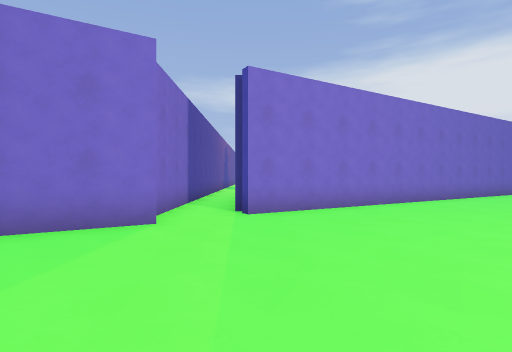
View 1 (above)

16 first-person views from a walk through a level from a Godot 3-D game. The camera is 1.4 m above the floor, looks level and sees 80° across. The floor is counted in squares, 1.8 m on a side. Each view is taken from the middle of a square. On the plan, view 1 faces up. The plan holds only what a view shows up to about 11 squares ahead; the rest is blank. The place goes on beyond the plan. Characters and animated objects are left out. Surface patterns are stand-ins for the level's own textures.

View 2
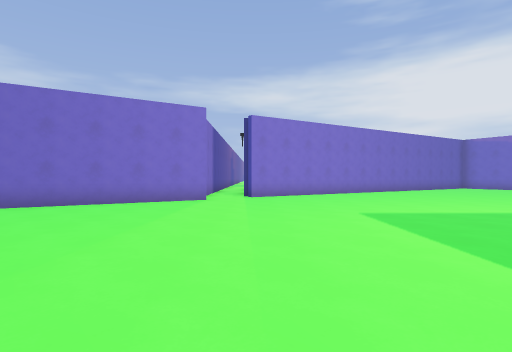

View 3
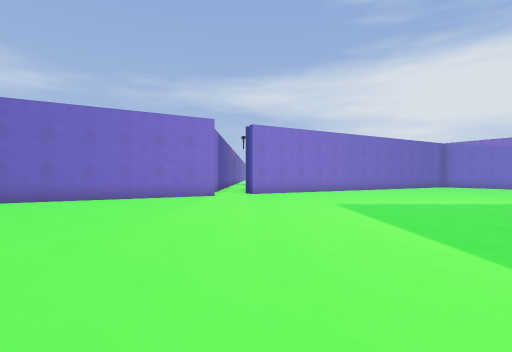

View 4
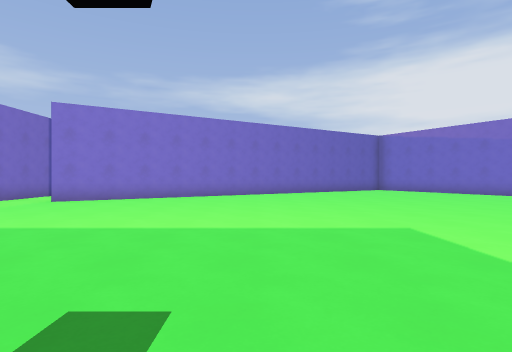

View 5
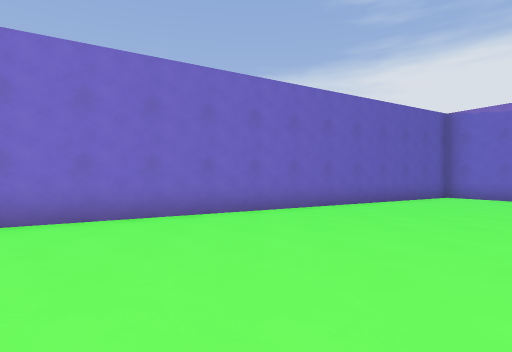

View 6
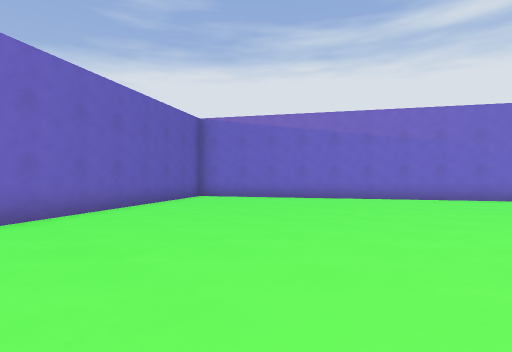

View 7
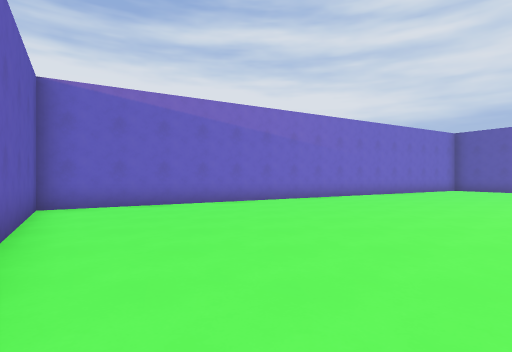

View 8
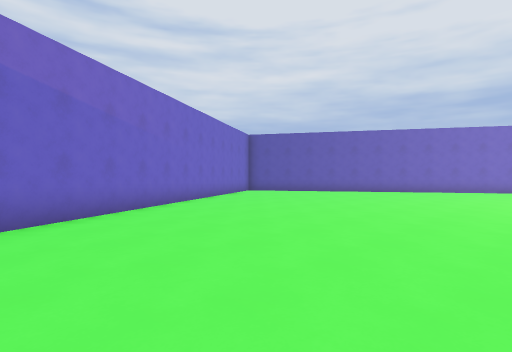

View 9
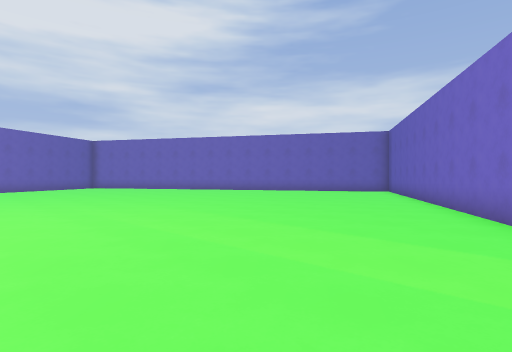

View 10
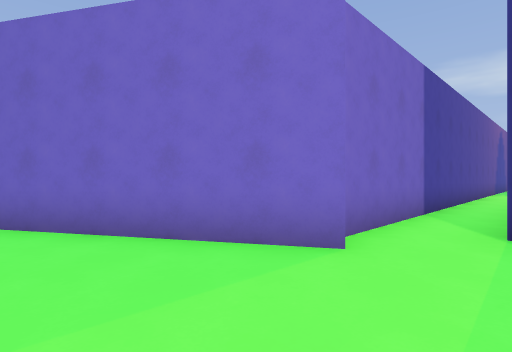

View 11
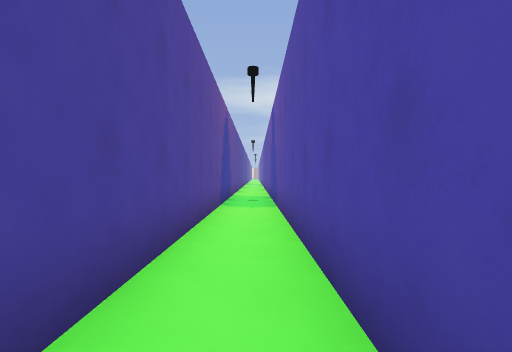

View 12
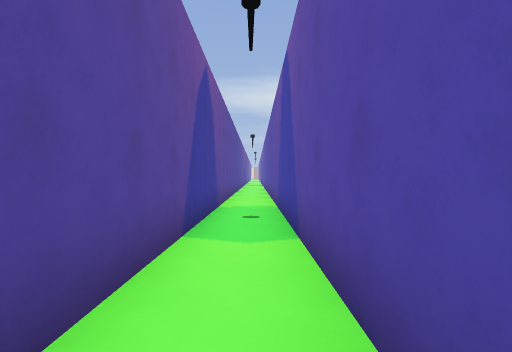

View 13
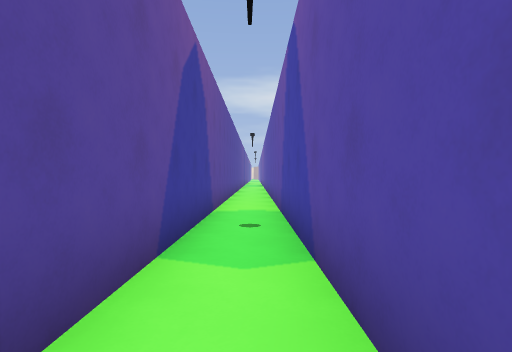

View 14
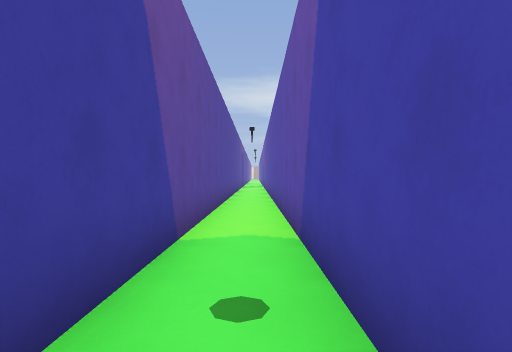

View 15
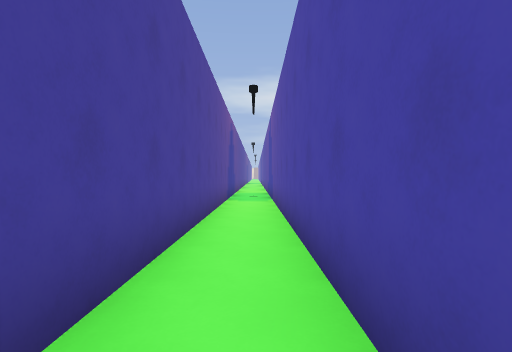

View 16
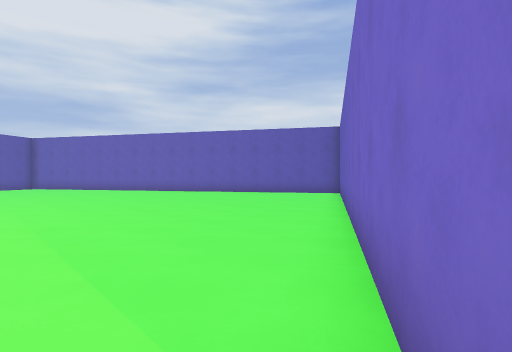

### Floor plan
Points are (right, up) in squares from view 1. A wall is a line through its corners. A room is listed if a view was taken in it or the views show most of it. See-through windows are left out.
Room 1 (views 1, 2, 3, 4, 5, 6, 7, 8, 9, 10, 11, 12, 13, 14, 15, 16)
walls: (-1.6, 5) (-8.6, 0.8); (-0.5, 8.6) (-0.5, 24.4); (17.5, 6) (12.8, 13.9) (-0.2, 6.1); (-1.9, 24.5) (-1.9, 5.5)

Positions as (right, up) in squares from view 1, and headings:
1: (0, 0), facing up
2: (0, -5), facing up
3: (0, -7), facing up
4: (6, -3), facing up
5: (6, 3), facing up
6: (6, 4), facing up-right
7: (6, 9), facing right
8: (10, 10), facing down-right
9: (2, 4), facing down-left
10: (0, 2), facing up-left
11: (-1, 10), facing up
12: (-1, 14), facing up
13: (-1, 15), facing up
14: (-1, 18), facing up
15: (-1, 8), facing up
16: (-1, 5), facing down-left
